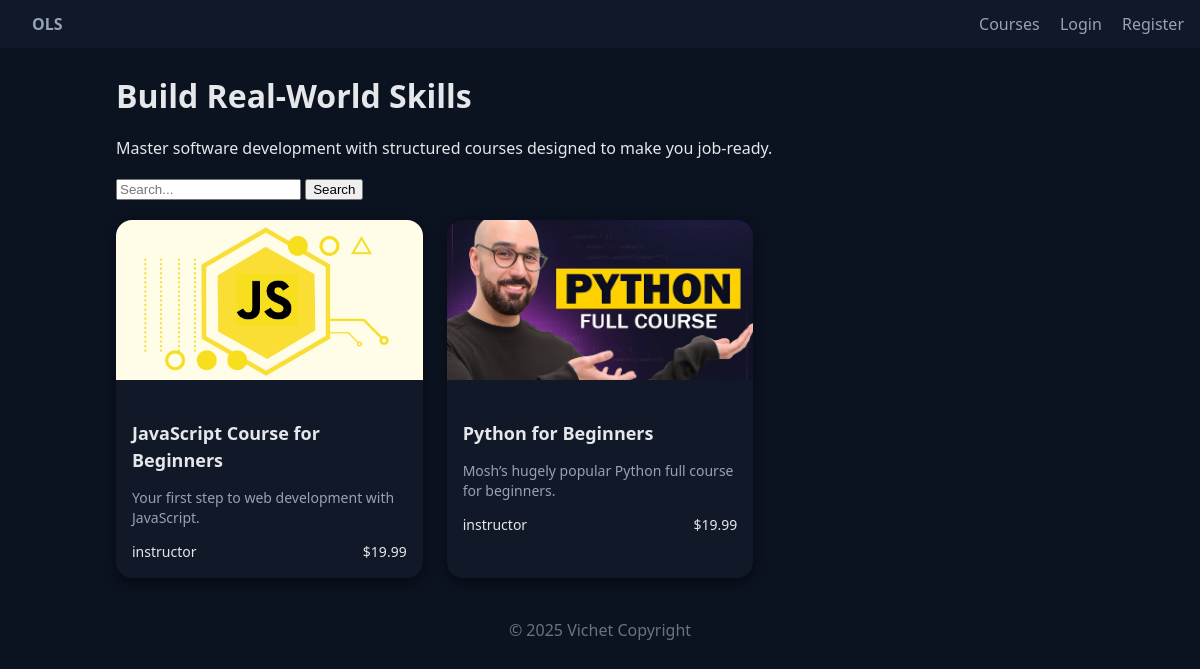
Page /courses/ on the committed database.
### courses/models.py (models this page shows, shortened)
class Course(models.Model):
    title = models.CharField(max_length=200)
    slug = models.SlugField(max_length=220, unique=True, blank=True)
    description = models.TextField()
    price = models.DecimalField(max_digits=8, decimal_places=2, default=0)
    image = models.ImageField(upload_to='course_images/', blank=True, null=True)
    published = models.BooleanField(default=False)
    created_at = models.DateTimeField(auto_now_add=True)
    category = models.ForeignKey(Category, on_delete=models.SET_NULL, null=True, related_name='courses')
    instructor = models.ForeignKey('users.Instructor', on_delete=models.CASCADE, related_name='courses')
    tags = models.ManyToManyField(Tag, blank=True, related_name='courses')
    class Meta:
        ordering = ['-created_at']
    def get_absolute_url(self):
        from django.urls import reverse
        return reverse('course-detail', args=[self.slug])

### users/models.py (models this page shows, shortened)
class Instructor(models.Model):
    user = models.OneToOneField(settings.AUTH_USER_MODEL, on_delete=models.CASCADE)
    bio = models.TextField(blank=True)

class User(AbstractUser):
    STUDENT = 'student'
    INSTRUCTOR = 'instructor'
    EMPLOYEE = 'employee'
    ROLE_CHOICES = [
        (STUDENT, 'Student'),
        (INSTRUCTOR, 'Instructor'),
        (EMPLOYEE, 'Employee'),
    ]
    role = models.CharField(max_length=20, choices=ROLE_CHOICES)

### courses/views.py (the view)
# urls.py: path('', views.course_list, name='course-list'),
def course_list(request):
    qs = Course.objects.filter(published=True)
    q = request.GET.get('q')
    cat = request.GET.get('category')
    tag = request.GET.get('tag')
    if q:
        qs = qs.filter(title__icontains=q)
    if cat:
        qs = qs.filter(category__slug=cat)
    if tag:
        qs = qs.filter(tags__slug=tag)
    return render(request, 'courses/course_list.html', {
        'courses': qs.select_related('instructor__user', 'category').prefetch_related('tags'),
        'categories': Category.get_queryset().all() if hasattr(Category, 'get_queryset') else Category.objects.all(),
        'tags': Tag.objects.all()
    })

### courses/templates/courses/course_list.html (shortened to what this page needs)
{% extends "base.html" %}
{% load static %}
{% block content %}
<h2 class="page-title">Build Real-World Skills</h2>
<p class="subtitle">Master software development with structured courses designed to make you job-ready.</p>
<form method="get" class="search-bar">
  <input type="text" name="q" placeholder="Search..." value="{{ request.GET.q }}">
  <button type="submit">Search</button>
</form>
<div class="course-grid">
  {% for c in courses %}
    <div class="course-card">
      <div class="thumb">
        {% if c.image %}
          <img src="{{ c.image.url }}" alt="{{ c.title }}">
        {% else %}
          <img src="{% static 'img/default-course.png' %}" alt="No image available">
        {% endif %}
      </div>
      <div class="info">
        <h3 class="title">
          <a href="{{ c.get_absolute_url }}">{{ c.title }}</a>
        </h3>
        <p class="desc">{{ c.description|truncatechars:80 }}</p>
        <div class="meta">
          <span class="instructor">{{ c.instructor.user.username }}</span>
          <span class="price">${{ c.price }}</span>
        </div>
      </div>
    </div>
  {% empty %}
    <p>No courses yet. Check back soon!</p>
  {% endfor %}
</div>
{% endblock %}

### templates/base.html (shortened to what this page needs)
<!doctype html>
<html lang="en">
<head>
  {% load static %}
  <link rel="stylesheet" href="{% static 'css/site.css' %}">
</head>
<body>
<header class="topbar">
  <a class="brand" href="{% url 'home' %}">OLS</a>
  <nav>
    <a href="{% url 'course-list' %}">Courses</a>
    {% if user.is_authenticated %}
      <a href="{% url 'role-redirect' %}">Dashboard</a>
      <form action="{% url 'logout' %}" method="post" style="display:inline;">
  {% csrf_token %}
  <button type="submit" class="btn">Logout</button>
</form>
    {% else %}
      <a href="{% url 'login' %}">Login</a>
      <a href="{% url 'register' %}">Register</a>
    {% endif %}
  </nav>
</header>
<main class="container">
  {% block content %}{% endblock %}
</main>
<footer class="foot">&copy; {{ now|date:"Y" }} 2025 Vichet Copyright </footer>
</body>
</html>

### static/css/site.css (style rules this page uses)
:root { --bg:#0f172a;--panel:#111827;--muted:#94a3b8;--brand:#22c55e;--text:#e5e7eb; }
* { box-sizing:border-box }
body { margin:0;font:16px/1.5 system-ui,Segoe UI,Roboto;color:var(--text);background:#0b1220 }
.topbar { display:flex;justify-content:space-between;align-items:center;background:var(--panel);padding:12px 16px;position:sticky;top:0 }
.brand { font-weight:700;color:#fff;text-decoration:none }
.topbar a { color:var(--muted);margin-left:16px;text-decoration:none }
.container { max-width:1000px;margin:24px auto;padding:0 16px }
.page-title { font-size:32px;margin:0 0 10px }
.foot { text-align:center;color:#6b7280;margin:40px 0 }
.course-grid { display: grid; grid-template-columns: repeat(auto-fill, minmax(260px, 1fr)); gap: 24px; margin-top: 20px; }
.course-card { background: var(--panel); border-radius: 16px; overflow: hidden; box-shadow: 0 4px 12px rgba(0,0,0,0.4); display: flex; flex-direction: column; transition: transform .2s, box-shadow .2s; }
.course-card .thumb img { width: 100%; height: 160px; object-fit: cover; }
.course-card .info { padding: 16px; flex-grow: 1; }
.course-card .title { font-size: 18px; font-weight: 600; margin-bottom: 8px; }
.course-card .title a { color: var(--text); text-decoration: none; }
.course-card .desc { color: var(--muted); font-size: 14px; margin-bottom: 14px; line-height: 1.4; }
.course-card .meta { display: flex; justify-content: space-between; align-items: center; font-size: 14px; font-weight: 500; color: var(--text); margin-top: auto; }

### rows in the picture
Course: image (picture), title "JavaScript Course for Beginners", description "Your first step to web development with JavaScript.", instructor.user.username "instructor", price "19.99"
Course: image (picture), title "Python for Beginners", description "Mosh’s hugely popular Python full course for beginners.", instructor.user.username "instructor", price "19.99"
